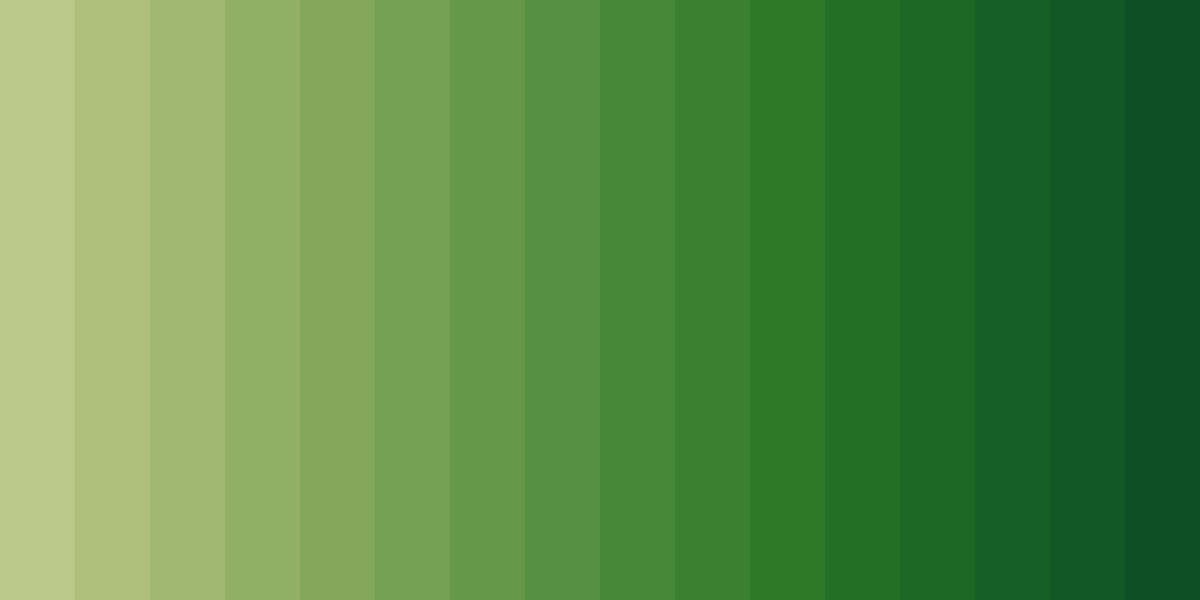
Frame 1 (no input)
Frame 60 (the mouse pressed at the canvas centre just before this capture): identical to frame 1, image omitted
Frame 120 (the mouse held since frame 60 and released just before this capture): identical to frame 1, image omitted

The Processing sketch that drew this single still picture (run headless with seeded random() and noise(); from frame 60 on, the mouse is pressed at the canvas centre):

// Processing sketch: HSBLerp
// ── HSBLerp.pde
PVector c1 = new PVector(50, 80, 200);
PVector c2 = new PVector(100, 210, 80);

float scl = 100;
boolean redraw = true;

void setup() {
  size(1600, 800);
}

int lerpHue(float a, float b, float p) {
  float dccw = (a >= b ? a - b : 255 + a - b);
  float dcw = (a >= b ? 255 + b - a : b - a);
  
  float h = (dcw <= dccw ? a + (dcw * p) : a - (dccw * p));
  if (h < 0) {
    h += 255;
  }
  if (h > 255) {
    h -= 255;
  }
  
  return floor(h + 0.5);
}

void draw() {
  noStroke();
  if (redraw) {
    for (int x = 0; x < width; x++) {
      if (x % scl == 0) {
        colorMode(HSB);
        float p = x / (width - scl);
        println(p);
        fill(lerpHue(c1.x, c2.x, p), lerp(c1.y, c2.y, p), lerp(c1.z, c2.z, p));
        rect(x, 0, x + scl, height);
      }
    }
    redraw = false;
  }
}

void keyPressed() {
  switch (key) {
        case 'r':
      c1.set(random(359), random(255), random(255));
      c2.set(random(359), random(255), random(255));
      redraw = true;
      break;
        default:
      break;
  }
}
